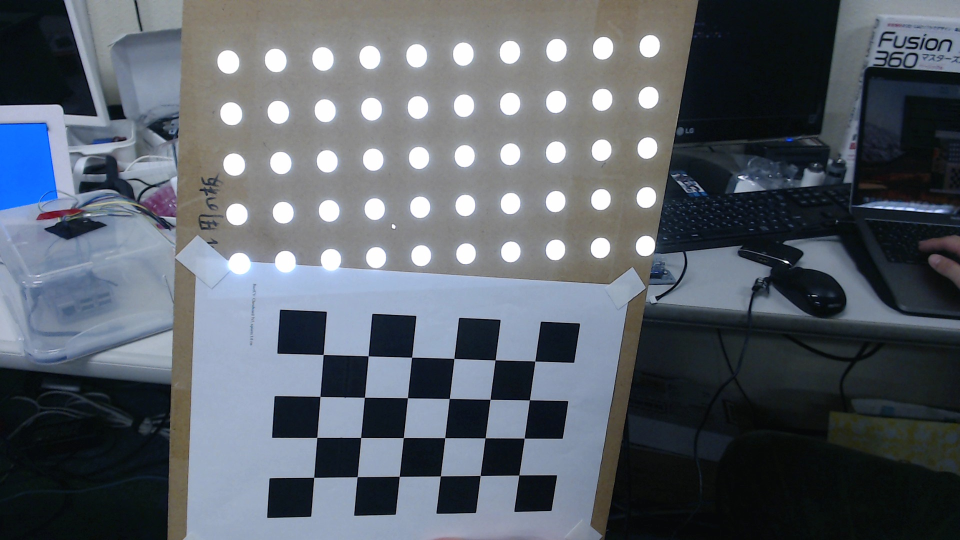
#> input picture data/1.jpg, 1920 x 1080 px (shown at 1/2 size)
$ python main.py
#> lines starting #> are read from the running program, lines starting #| are printed output that depends on the picture
import numpy as np
import cv2 as cv
import glob
import argparse
import matplotlib
import matplotlib.pyplot as plt

############################################################################################################
### for get .jpeg file ###
def get_args():
    parser = argparse.ArgumentParser(description="This script creates a circleboard image for calibration")
    parser.add_argument("--width", type=int, default=10)
    parser.add_argument("--height", type=int, default=5)
    parser.add_argument("--margin_size", type=int, default=12)
    parser.add_argument("--block_size", type=int, default=100)
    parser.add_argument("--radius", type=int, default=20)
    args = parser.parse_args()
    return args
args = get_args()
### projector parameter ###
proj_width = 1920
proj_height = 1080

### chessboard parameter ###
row = 6
col = 4
corner_num = (row, col)
size = 3

### camera parameter ###
K = np.array([[ 1.71043410e+03, 0.000000, 1.07773094e+03],
              [0.000000, 1.69437227e+03, 3.52642480e+02],
              [0., 0., 1. ]],np.float32)

d = np.array([[ 0.06935322, -0.12890731, -0.01425927, 0.0161514, 0.05991636]],np.float32)

### termination criteria ###
criteria = (cv.TERM_CRITERIA_EPS + cv.TERM_CRITERIA_MAX_ITER, 30, 0.001)


### prepare object points, like (0,0,0), (1,0,0), (2,0,0) ....,(6,5,0) ###
objp = np.zeros((args.width*args.height,3), np.float32)
objp[:,:2] = np.mgrid[0:args.width,0:args.height].T.reshape(-1,2)


### Arrays to store object points and image points from all the images. ###
objpoints = [] # 3d point in real world space
imgpoints = [] # 2d points in image plane.


### for projector matrix ###
objectPoints = []
projCirclePoints = []
############################################################################################################


############################
### create chessboard pW ###
############################
def chessboard_pW():

    pW = np.empty([row *col, 3], dtype=np.float32)

    for i_row in range(0, row):
      for i_col in range(0, col):
        pW[i_row * col + i_col] = np.array([size * i_col, size * i_row, 0], dtype = np.float32)

    return pW


##########################################
### get circle 1920*1080 for projector ###
#########################################
def get_circle_grid():
    chessboard = cv.imread('board/circleboard10x5.png',1)
    chessboard = cv.bitwise_not(chessboard)

    ret_circle, circles_circle = cv.findCirclesGrid(chessboard, (args.width,args.height), flags = cv.CALIB_CB_SYMMETRIC_GRID)

    if ret_circle == True:
      cv.drawChessboardCorners(chessboard, (args.width, args.height), circles_circle, ret_circle)

    return circles_circle

#####################
### main function ###
#####################

img_num = 1
images = glob.glob('data/*.jpg')

for fname in images:

  img = cv.imread(fname)
#> img is the input picture: shape (1080, 1920, 3); mean B, G, R 105.1, 96.4, 89.5
  # print fname
  img2 = cv.imread("data2/" + fname.split('/')[1])
  # print "data2/" + fname.split('/')[1]
  # print "*** "

  copy_img = img.copy()
  copy_img2 = img2.copy()

  gray = cv.cvtColor(copy_img, cv.COLOR_BGR2GRAY)
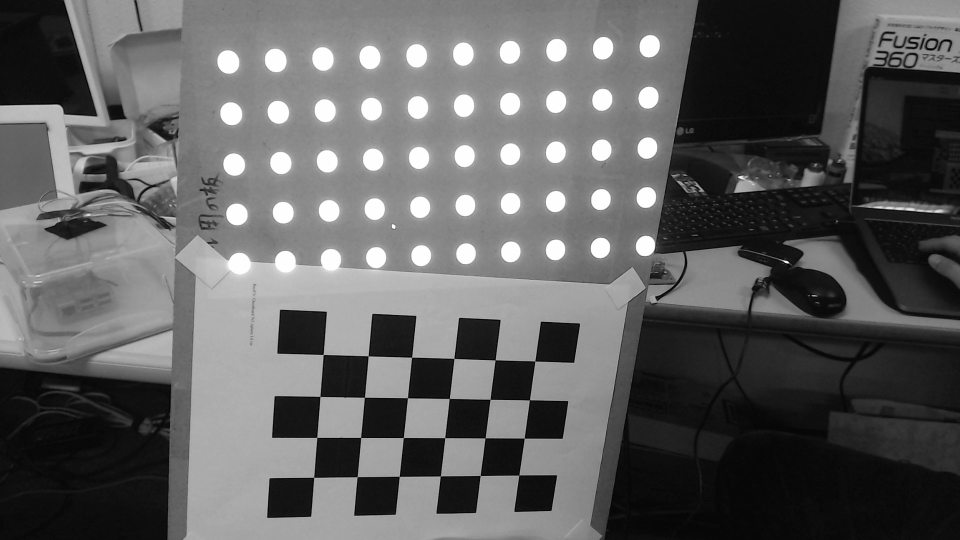
#> gray: shape (1080, 1920) (shown at 1/2 size); min 0, max 255, mean 95.3
  gray_for_circle = cv.cvtColor(copy_img2, cv.COLOR_BGR2GRAY)


  ### Find the chess and circle board corners  ###
  ret, corners = cv.findChessboardCorners(gray, (6,4), None)
#> ret = True; corners = 24 rows, first 8: [646.7, 709.5], [736.6, 712.3], [823.8, 714.9], [908.2, 717.4], [990.6, 720.3], [1070.2, 722.6], [640.4, 793.2], [729.3, 794.9]
  ret2, circles = cv.findCirclesGrid(gray_for_circle, (10,5), flags = cv.CALIB_CB_SYMMETRIC_GRID)
#> ret2 = False

  if ret == True and ret2 == True:
      #print ("success")
      ### main calibration ###
      corners2 = cv.cornerSubPix(gray, corners, (9,9), (-1,-1), criteria)
      cv.drawChessboardCorners(img, (6,4), corners2, ret)

      pW = chessboard_pW()

      ret, rvec, tvec = cv.solvePnP(pW, corners2, K, d)
      rmat = cv.Rodrigues(rvec)[0]
      #rmat [0][0] ~ [2][2]
      rmat[0][2] = 0.020
      rmat[1][2] = 0.200
      rmat[2][2] = 0.956
      #  rmat
      ARt = np.dot(K, rmat)
      ARt = np.linalg.inv(ARt)
      # print H

      copy_pW = pW.copy()

      c = 0
      for i in corners2:
          keisan_mat = np.float32([[0.0,  0.0, 1.0]])
          keisan_mat[0][0] = i[0][0]
          keisan_mat[0][1] = i[0][1]
          keisan_mat = keisan_mat.T
          keisan_mat = np.dot(ARt, keisan_mat)
          keisan_mat = keisan_mat / keisan_mat[2][0]
          copy_pW[c][0] = keisan_mat[0][0]
          copy_pW[c][1] = keisan_mat[1][0]
          # print copy_pW
          c += 1
      # print copy_pW

      h, status = cv.findHomography(copy_pW, corners2)
      h = np.linalg.inv(h)
      cv.drawChessboardCorners(img, (args.width, args.height), circles, ret2)
      proj_pW = np.zeros([args.height * args.width, 3], dtype=np.float32)

      count = 0
      for i in circles:
        mat = np.float32([[0.0,  0.0, 1.0]])
        mat[0][0] = i[0][0]
        mat[0][1] = i[0][1]
        mat = mat.T
        mat = np.dot(h, mat)
        mat = mat / mat[2][0]
        proj_pW[count][0] = mat[0][0]
        proj_pW[count][1] = mat[1][0]
        # print count
        count += 1
      #print proj_pW
      circles_circle = get_circle_grid()
      objectPoints.append(proj_pW)
      projCirclePoints.append(circles_circle)

  img_num += 1
  cv.imshow('screen',img)
  cv.waitKey(0)
#> pass 2 of the loop `for fname in images:`:
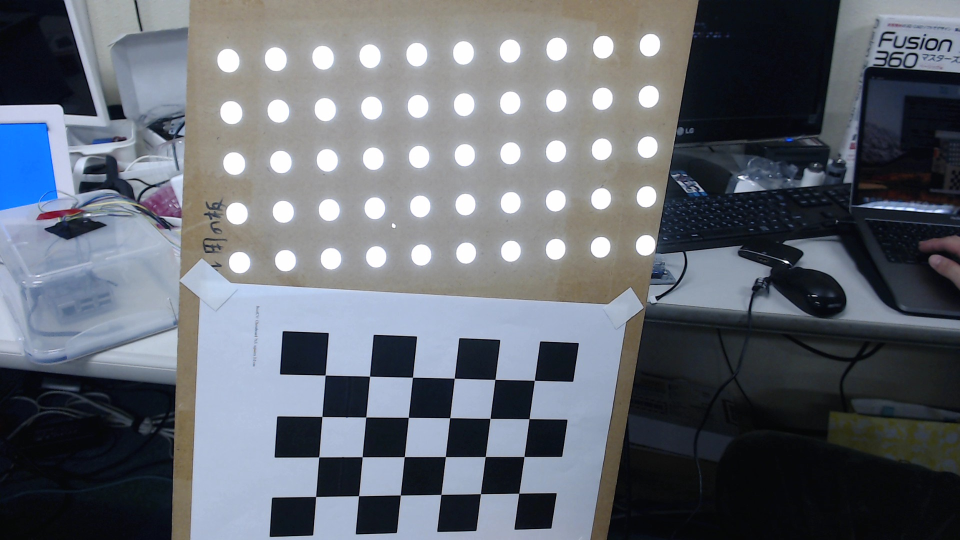
#> input picture data/2.jpg, 1920 x 1080 px (shown at 1/2 size)
#> img is the input picture: shape (1080, 1920, 3); mean B, G, R 113.5, 104.9, 99.8
#> `gray = cv.cvtColor(copy_img, cv.COLOR_BGR2GRAY)`:
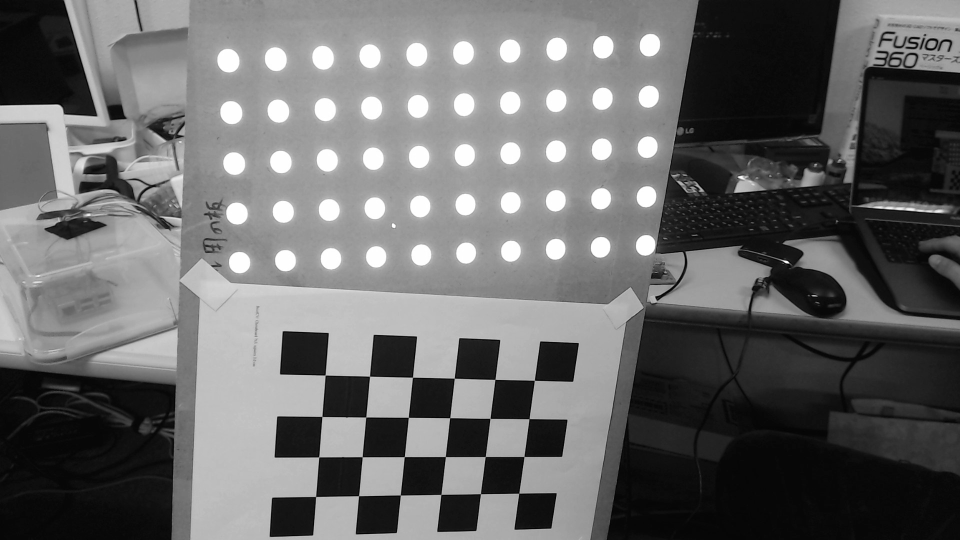
#> gray: shape (1080, 1920) (shown at 1/2 size); min 0, max 255, mean 104.4
#> corners = 24 rows, first 8: [650.6, 750.6], [739.5, 753], [825.6, 755], [909.1, 756.7], [990.3, 759.2], [1069.2, 761.1], [644.4, 833.4], [732, 834.5]
#> pass 3 of the loop `for fname in images:`:
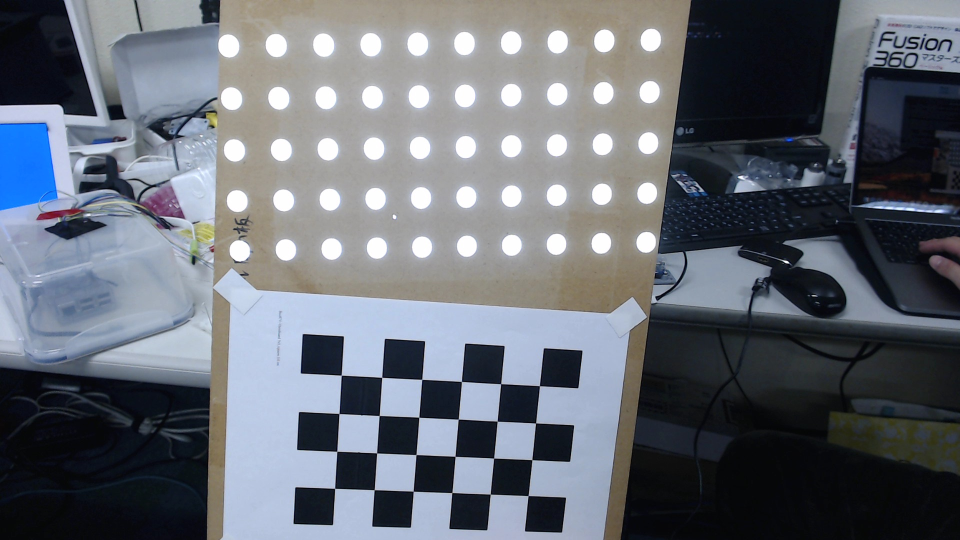
#> input picture data/3.jpg, 1920 x 1080 px (shown at 1/2 size)
#> img is the input picture: shape (1080, 1920, 3); mean B, G, R 116, 107.5, 102.4
#> `gray = cv.cvtColor(copy_img, cv.COLOR_BGR2GRAY)`:
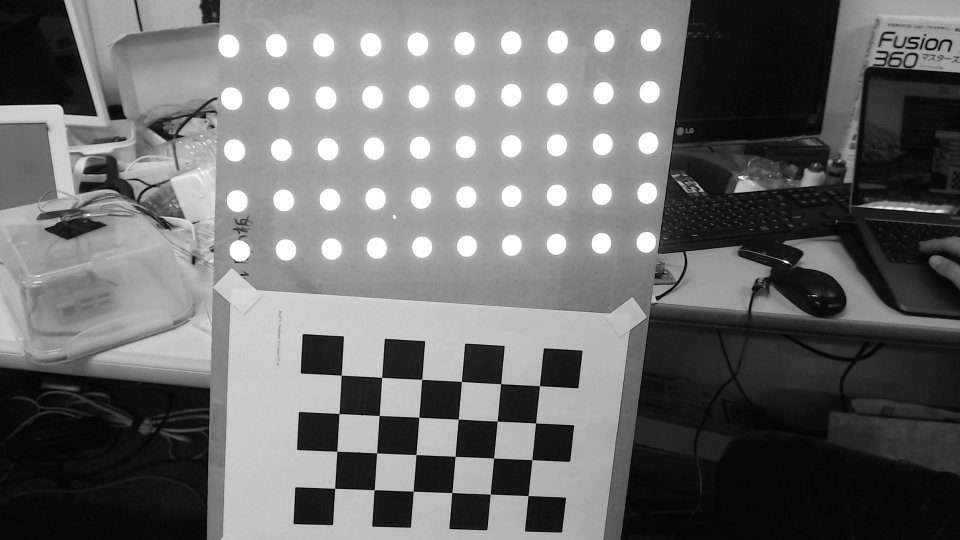
#> gray: shape (1080, 1920) (shown at 1/2 size); min 0, max 255, mean 106.9
#> corners = 24 rows, first 8: [683.1, 750.8], [764, 755], [843.9, 759.1], [923.2, 763.5], [1001.7, 767.7], [1079.2, 772], [678.3, 827.7], [758.7, 831.6]

# print (objectPoints)
# print (projCirclePoints)

#> (the run stopped early here; a loop or call above may not have finished)
